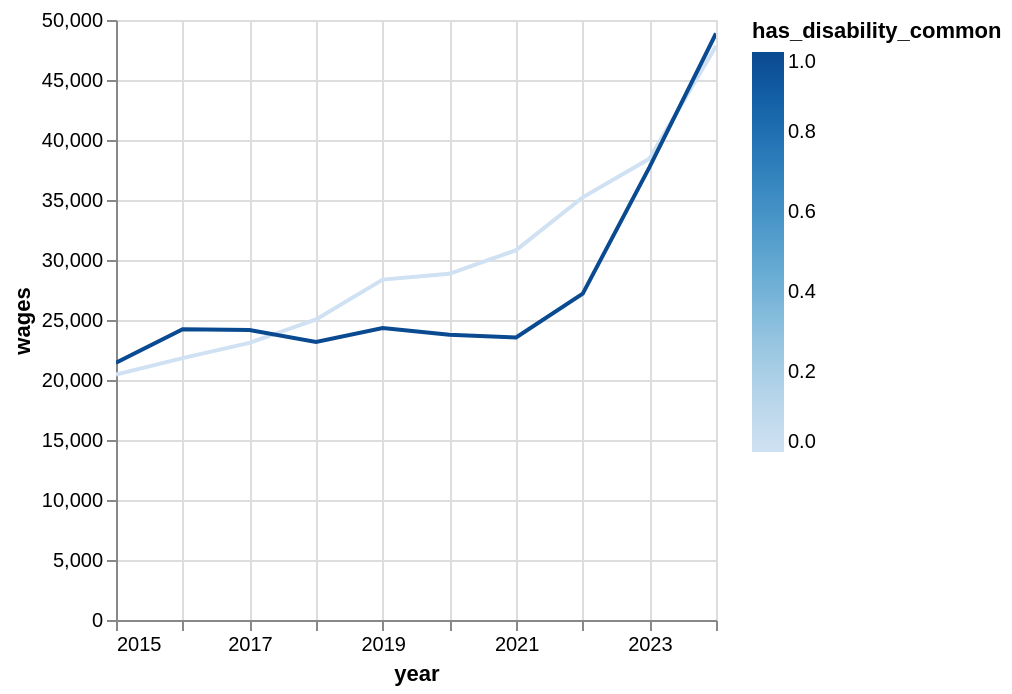

This figure's notebook cell:
### Code cell
(
    panel_common_2019_2020
        #.filter((pl.col('is_employed_no_disablity') == 1)|(pl.col('is_employed_has_disablity') == 1))
        #.filter(pl.col('h7_2').is_in(['October', 'November', 'December']))
        .filter(pl.col('idind').is_in(working_statuses_1['idind'].implode()))
        .with_columns(pl.col('year').cast(pl.Int32).cast(pl.String).str.to_date("%Y"))
        .group_by(['year', 'has_disability_common']).agg(pl.col('wages').mean())
).plot.line(x='year', y='wages', color='has_disability_common')

### Figure 1 — Vega specification as saved in the notebook (floating-point values rounded to 4 significant figures)
{"$schema": "https://vega.github.io/schema/vega/v6.json", "data": [{"name": "param_1e9efca18e7a2868_store"}, {"name": "source_0", "values": [{"year": "2016-01-01T00:00:00.000", "has_disability_common": 0, "wages": 21830.0}, {"year": "2018-01-01T00:00:00.000", "has_disability_common": 1, "wages": 23180.0}, {"year": "2020-01-01T00:00:00.000", "has_disability_common": 1, "wages": 23770.0}, {"year": "2019-01-01T00:00:00.000", "has_disability_common": 1, "wages": 24320.0}, {"year": "2015-01-01T00:00:00.000", "has_disability_common": 0, "wages": 20440.0}, {"year": "2017-01-01T00:00:00.000", "has_disability_common": 1, "wages": 24160.0}, {"year": "2021-01-01T00:00:00.000", "has_disability_common": 0, "wages": 30820.0}, {"year": "2017-01-01T00:00:00.000", "has_disability_common": 0, "wages": 23090.0}, {"year": "2022-01-01T00:00:00.000", "has_disability_common": 0, "wages": 35230.0}, {"year": "2023-01-01T00:00:00.000", "has_disability_common": 0, "wages": 38440.0}, {"year": "2019-01-01T00:00:00.000", "has_disability_common": 0, "wages": 28370.0}, {"year": "2015-01-01T00:00:00.000", "has_disability_common": 1, "wages": 21440.0}, {"year": "2020-01-01T00:00:00.000", "has_disability_common": 0, "wages": 28850.0}, {"year": "2024-01-01T00:00:00.000", "has_disability_common": 1, "wages": 48880.0}, {"year": "2021-01-01T00:00:00.000", "has_disability_common": 1, "wages": 23540.0}, {"year": "2024-01-01T00:00:00.000", "has_disability_common": 0, "wages": 47830.0}, {"year": "2022-01-01T00:00:00.000", "has_disability_common": 1, "wages": 27190.0}, {"year": "2023-01-01T00:00:00.000", "has_disability_common": 1, "wages": 37720.0}, {"year": "2018-01-01T00:00:00.000", "has_disability_common": 0, "wages": 25050.0}, {"year": "2016-01-01T00:00:00.000", "has_disability_common": 1, "wages": 24240.0}], "transform": [{"type": "formula", "expr": "toDate(datum['year'])", "as": "year"}]}, {"name": "source_0_y_domain_wages", "values": [{"min": 20440.0, "max": 48880.0}]}, {"name": "source_0_color_domain_has_disability_common", "values": [{"min": 0, "max": 1}]}], "signals": [{"name": "unit", "value": {}, "on": [{"events": "pointermove", "update": "isTuple(group()) ? group() : unit"}]}, {"name": "param_1e9efca18e7a2868", "update": "vlSelectionResolve(\"param_1e9efca18e7a2868_store\", \"union\")"}, {"name": "param_1e9efca18e7a2868_year", "on": [{"events": [{"source": "view", "type": "dblclick"}], "update": "null"}, {"events": {"signal": "param_1e9efca18e7a2868_translate_delta"}, "update": "panLinear(param_1e9efca18e7a2868_translate_anchor.extent_x, -param_1e9efca18e7a2868_translate_delta.x / width)"}, {"events": {"signal": "param_1e9efca18e7a2868_zoom_delta"}, "update": "zoomLinear(domain(\"x\"), param_1e9efca18e7a2868_zoom_anchor.x, param_1e9efca18e7a2868_zoom_delta)"}]}, {"name": "param_1e9efca18e7a2868_wages", "on": [{"events": [{"source": "view", "type": "dblclick"}], "update": "null"}, {"events": {"signal": "param_1e9efca18e7a2868_translate_delta"}, "update": "panLinear(param_1e9efca18e7a2868_translate_anchor.extent_y, param_1e9efca18e7a2868_translate_delta.y / height)"}, {"events": {"signal": "param_1e9efca18e7a2868_zoom_delta"}, "update": "zoomLinear(domain(\"y\"), param_1e9efca18e7a2868_zoom_anchor.y, param_1e9efca18e7a2868_zoom_delta)"}]}, {"name": "param_1e9efca18e7a2868_tuple", "on": [{"events": [{"signal": "param_1e9efca18e7a2868_year || param_1e9efca18e7a2868_wages"}], "update": "param_1e9efca18e7a2868_year && param_1e9efca18e7a2868_wages ? {unit: \"\", fields: param_1e9efca18e7a2868_tuple_fields, values: [param_1e9efca18e7a2868_year,param_1e9efca18e7a2868_wages]} : null"}]}, {"name": "param_1e9efca18e7a2868_tuple_fields", "value": [{"field": "year", "channel": "x", "type": "R"}, {"field": "wages", "channel": "y", "type": "R"}]}, {"name": "param_1e9efca18e7a2868_translate_anchor", "value": {}, "on": [{"events": [{"source": "scope", "type": "pointerdown"}], "update": "{x: x(unit), y: y(unit), extent_x: domain(\"x\"), extent_y: domain(\"y\")}"}]}, {"name": "param_1e9efca18e7a2868_translate_delta", "value": {}, "on": [{"events": [{"source": "window", "between": [{"source": "scope", "type": "pointerdown"}, {"source": "window", "type": "pointerup"}], "consume": true, "type": "pointermove"}], "update": "{x: param_1e9efca18e7a2868_translate_anchor.x - x(unit), y: param_1e9efca18e7a2868_translate_anchor.y - y(unit)}"}]}, {"name": "param_1e9efca18e7a2868_zoom_anchor", "on": [{"events": [{"source": "scope", "type": "wheel", "consume": true}], "update": "{x: invert(\"x\", x(unit)), y: invert(\"y\", y(unit))}"}]}, {"name": "param_1e9efca18e7a2868_zoom_delta", "on": [{"events": [{"source": "scope", "consume": true, "type": "wheel"}], "update": "pow(1.001, event.deltaY * pow(16, event.deltaMode))", "force": true}]}, {"name": "param_1e9efca18e7a2868_modify", "on": [{"events": {"signal": "param_1e9efca18e7a2868_tuple"}, "update": "modify(\"param_1e9efca18e7a2868_store\", param_1e9efca18e7a2868_tuple, true)"}]}], "marks": [{"type": "group", "name": "pathgroup", "from": {"facet": {"data": "source_0", "name": "faceted_path_main", "groupby": ["has_disability_common"]}}, "encode": {"update": {"width": {"field": {"signal": null, "datum": null, "group": "width", "parent": null}}, "height": {"field": {"signal": null, "datum": null, "group": "height", "parent": null}}}}, "marks": [{"type": "line", "name": "marks", "from": {"data": "faceted_path_main"}, "sort": {"field": "x"}, "encode": {"update": {"y": {"field": "wages", "scale": "y"}, "stroke": {"field": "has_disability_common", "scale": "color"}, "defined": {"signal": "isValid(datum[\"year\"]) && isFinite(+datum[\"year\"]) && isValid(datum[\"wages\"]) && isFinite(+datum[\"wages\"]) && isValid(datum[\"has_disability_common\"]) && isFinite(+datum[\"has_disability_common\"])"}, "tooltip": {"signal": "{\"year\": timeFormat(datum[\"year\"], \"%b %d, %Y\"), \"wages\": format(datum[\"wages\"], \"\"), \"has_disability_common\": format(datum[\"has_disability_common\"], \"\")}"}, "x": {"field": "year", "scale": "x"}}}, "interactive": true, "style": ["line"], "clip": true}]}], "scales": [{"name": "x", "type": "time", "domain": {"data": "source_0", "field": "year"}, "range": [0, {"signal": "width"}], "domainRaw": {"signal": "param_1e9efca18e7a2868[\"year\"]"}}, {"name": "y", "type": "linear", "domain": [{"signal": "(data(\"source_0_y_domain_wages\")[0] || {}).min"}, {"signal": "(data(\"source_0_y_domain_wages\")[0] || {}).max"}], "range": [{"signal": "height"}, 0], "domainRaw": {"signal": "param_1e9efca18e7a2868[\"wages\"]"}, "nice": true, "zero": true}, {"name": "color", "type": "linear", "domain": [{"signal": "(data(\"source_0_color_domain_has_disability_common\")[0] || {}).min"}, {"signal": "(data(\"source_0_color_domain_has_disability_common\")[0] || {}).max"}], "range": "ramp", "interpolate": "hcl", "zero": false}], "axes": [{"scale": "x", "grid": true, "tickCount": {"signal": "ceil(width/40)"}, "ticks": false, "zindex": 0, "gridScale": "y", "domain": false, "maxExtent": 0, "orient": "bottom", "labels": false, "aria": false, "minExtent": 0}, {"scale": "y", "grid": true, "tickCount": {"signal": "ceil(height/40)"}, "gridScale": "x", "maxExtent": 0, "minExtent": 0, "ticks": false, "orient": "left", "zindex": 0, "aria": false, "domain": false, "labels": false}, {"scale": "x", "labelFlush": true, "orient": "bottom", "labelOverlap": true, "title": "year", "tickCount": {"signal": "ceil(width/40)"}, "grid": false, "zindex": 0}, {"scale": "y", "zindex": 0, "title": "wages", "grid": false, "orient": "left", "tickCount": {"signal": "ceil(height/40)"}, "labelOverlap": true}], "legends": [{"stroke": "color", "gradientLength": {"signal": "clamp(height, 64, 200)"}, "title": "has_disability_common"}], "padding": 5, "width": 300, "height": 300, "background": "white", "style": "cell"}
